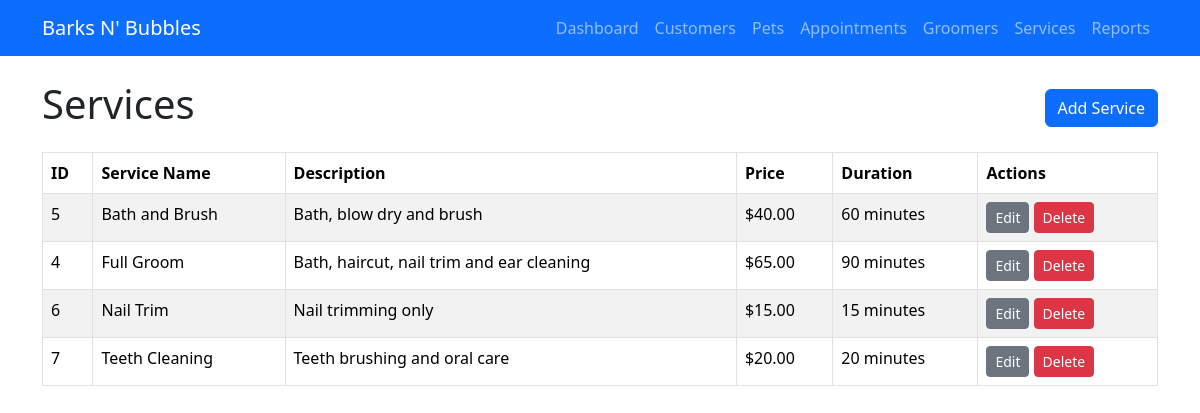
/services, run on the app's committed database.
### tables this page shows
CREATE TABLE service (
            serviceID INTEGER PRIMARY KEY AUTOINCREMENT,
            serviceName TEXT NOT NULL,
            description TEXT,
            price REAL NOT NULL,
            duration INTEGER
        );

### app.py (the view)
@app.route("/services")
def services():
    connection = get_db_connection()
    services = connection.execute(
        """
        SELECT *
        FROM service
        ORDER BY serviceName
        """
    ).fetchall()
    connection.close()
    return render_template(
        "services.html",
        services=services
    )

### app.py (called while the page is built)
def get_db_connection():
    connection = sqlite3.connect("barksnbubbles.db")
    connection.row_factory = sqlite3.Row
    return connection

### templates/services.html (shortened to what this page needs)
{% extends "base.html" %}
{% block content %}
<div class="d-flex justify-content-between align-items-center mb-3">
    <h1>Services</h1>
    <a href="/services/add" class="btn btn-primary">
        Add Service
    </a>
</div>
<table class="table table-bordered table-striped">
    <thead>
        <tr>
            <th>ID</th>
            <th>Service Name</th>
            <th>Description</th>
            <th>Price</th>
            <th>Duration</th>
            <th>Actions</th>
        </tr>
    </thead>
    <tbody>
        {% for service in services %}
        <tr>
            <td>{{ service["serviceID"] }}</td>
            <td>{{ service["serviceName"] }}</td>
            <td>{{ service["description"] }}</td>
            <td>${{ "%.2f"|format(service["price"]) }}</td>
            <td>{{ service["duration"] }} minutes</td>
            <td>
                <a
                    href="/services/edit/{{ service['serviceID'] }}"
                    class="btn btn-secondary btn-sm"
                >
                    Edit
                </a>
                <form
                    action="/services/delete/{{ service['serviceID'] }}"
                    method="POST"
                    class="d-inline"
                    onsubmit="return confirm('Delete this service?');"
                >
                    <button
                        type="submit"
                        class="btn btn-danger btn-sm"
                    >
                        Delete
                    </button>
                </form>
            </td>
        </tr>
        {% else %}
        <tr>
            <td colspan="6" class="text-center">
                No services have been added yet.
            </td>
        </tr>
        {% endfor %}
    </tbody>
</table>
{% endblock %}

### data on the page
service: serviceID "5", serviceName "Bath and Brush", description "Bath, blow dry and brush", price "40.00", duration "60"
service: serviceID "4", serviceName "Full Groom", description "Bath, haircut, nail trim and ear cleaning", price "65.00", duration "90"
service: serviceID "6", serviceName "Nail Trim", description "Nail trimming only", price "15.00", duration "15"
service: serviceID "7", serviceName "Teeth Cleaning", description "Teeth brushing and oral care", price "20.00", duration "20"
